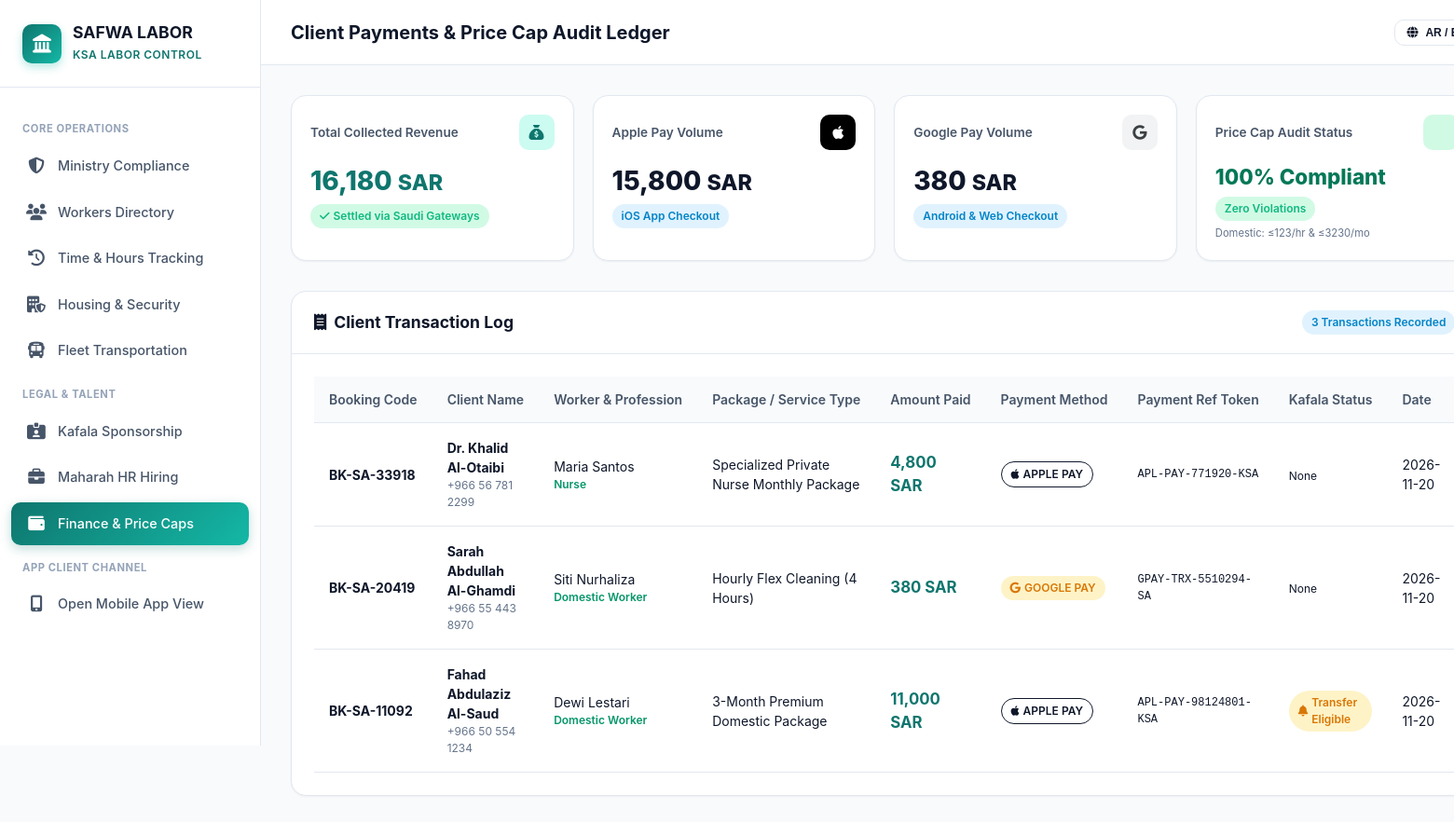
Page /admin/finance.php on the committed database.
### tables this page shows
CREATE TABLE bookings (
        id INTEGER PRIMARY KEY AUTOINCREMENT,
        booking_code TEXT UNIQUE NOT NULL,
        client_name TEXT NOT NULL,
        client_phone TEXT NOT NULL,
        client_address TEXT NOT NULL,
        worker_id INTEGER,
        package_id INTEGER,
        service_type TEXT NOT NULL,
        hours_allocated REAL DEFAULT 0,
        hours_consumed REAL DEFAULT 0,
        start_date DATE NOT NULL,
        end_date DATE NOT NULL,
        total_amount REAL NOT NULL,
        payment_status TEXT NOT NULL DEFAULT 'paid',
        payment_method TEXT NOT NULL DEFAULT 'apple_pay',
        payment_ref TEXT,
        kafala_notified INTEGER DEFAULT 0,
        kafala_status TEXT DEFAULT 'none',
        status TEXT NOT NULL DEFAULT 'active',
        created_at DATETIME DEFAULT CURRENT_TIMESTAMP,
        FOREIGN KEY (worker_id) REFERENCES workers(id),
        FOREIGN KEY (package_id) REFERENCES packages(id)
    );

CREATE TABLE workers (
        id INTEGER PRIMARY KEY AUTOINCREMENT,
        full_name TEXT NOT NULL,
        nationality TEXT NOT NULL,
        profession TEXT NOT NULL,
        contract_type TEXT NOT NULL DEFAULT 'hourly',
        hourly_rate REAL NOT NULL DEFAULT 100,
        monthly_rate REAL NOT NULL DEFAULT 3000,
        passport_no TEXT,
        iqama_no TEXT,
        housing_unit_id INTEGER,
        absconding_risk TEXT NOT NULL DEFAULT 'low',
        status TEXT NOT NULL DEFAULT 'in_housing',
        photo TEXT,
        visa_type TEXT DEFAULT 'hourly',
        created_at DATETIME DEFAULT CURRENT_TIMESTAMP
    );

CREATE TABLE packages (
        id INTEGER PRIMARY KEY AUTOINCREMENT,
        name TEXT NOT NULL,
        duration_type TEXT NOT NULL,
        duration_value INTEGER NOT NULL,
        price_sar REAL NOT NULL,
        profession TEXT NOT NULL,
        is_discounted INTEGER DEFAULT 0,
        kafala_eligible INTEGER DEFAULT 0,
        description TEXT,
        created_at DATETIME DEFAULT CURRENT_TIMESTAMP
    );

### admin/finance.php (the view, shortened to what this page needs)
<?php
$pdo = getDBConnection();
$bookings = $pdo->query("SELECT b.*, w.full_name as worker_name, w.profession, w.nationality, p.name as package_name
                         FROM bookings b
                         LEFT JOIN workers w ON b.worker_id = w.id
                         LEFT JOIN packages p ON b.package_id = p.id
                         ORDER BY b.id DESC")->fetchAll();
$totalRevenue = 0;
$applePayTotal = 0;
$googlePayTotal = 0;
$madaTotal = 0;
foreach ($bookings as $b) {
    if ($b['payment_status'] === 'paid') {
        $totalRevenue += $b['total_amount'];
        if ($b['payment_method'] === 'apple_pay') $applePayTotal += $b['total_amount'];
        elseif ($b['payment_method'] === 'google_pay') $googlePayTotal += $b['total_amount'];
        else $madaTotal += $b['total_amount'];
    }
}
?>
<!DOCTYPE html>
<html lang="en" dir="ltr">
<head>
    <link rel="stylesheet" href="https://cdnjs.cloudflare.com/ajax/libs/font-awesome/6.5.1/css/all.min.css">
    <link rel="stylesheet" href="../assets/css/style.css">
</head>
<body>
<div class="app-container">
    <aside class="sidebar" id="appSidebar">
        <div class="sidebar-header">
            <div class="logo-icon"><i class="fa-solid fa-landmark"></i></div>
            <div class="logo-text"><h2>SAFWA LABOR</h2><span>KSA Labor Control</span></div>
        </div>
        <nav class="sidebar-nav">
            <div class="nav-section-title">Core Operations</div>
            <a href="index.php" class="nav-item"><i class="fa-solid fa-shield-halved"></i><span>Ministry Compliance</span></a>
            <a href="workers.php" class="nav-item"><i class="fa-solid fa-users"></i><span>Workers Directory</span></a>
            <a href="time-tracking.php" class="nav-item"><i class="fa-solid fa-clock-rotate-left"></i><span>Time & Hours Tracking</span></a>
            <a href="housing.php" class="nav-item"><i class="fa-solid fa-building-shield"></i><span>Housing & Security</span></a>
            <a href="fleet.php" class="nav-item"><i class="fa-solid fa-bus"></i><span>Fleet Transportation</span></a>
            <div class="nav-section-title">Legal & Talent</div>
            <a href="kafala.php" class="nav-item"><i class="fa-solid fa-id-card-clip"></i><span>Kafala Sponsorship</span></a>
            <a href="hr-maharah.php" class="nav-item"><i class="fa-solid fa-briefcase"></i><span>Maharah HR Hiring</span></a>
            <a href="finance.php" class="nav-item active"><i class="fa-solid fa-wallet"></i><span>Finance & Price Caps</span></a>
            <div class="nav-section-title">App Client Channel</div>
            <a href="../app/index.php" class="nav-item" target="_blank"><i class="fa-solid fa-mobile-screen-button text-primary"></i><span>Open Mobile App View</span></a>
        </nav>
    </aside>
    <div class="main-wrapper">
        <header class="topbar">
            <div class="topbar-left">
                <div class="topbar-title"><h1>Client Payments & Price Cap Audit Ledger</h1></div>
            </div>
            <div class="topbar-right">
                <button class="btn btn-outline btn-sm" onclick="toggleLanguage()"><i class="fa-solid fa-globe"></i> AR / EN</button>
            </div>
        </header>
        <main class="content-body">
            <div class="stats-grid">
                <div class="stat-card">
                    <div class="stat-card-header">
                        <span class="stat-card-title">Total Collected Revenue</span>
                        <div class="stat-card-icon" style="background:#ccfbf1; color:#0f766e;"><i class="fa-solid fa-sack-dollar"></i></div>
                    </div>
                    <div class="stat-card-value" style="color:#0f766e;"><?= number_format($totalRevenue) ?> <small>SAR</small></div>
                    <div class="stat-card-meta">
                        <span class="badge badge-success"><i class="fa-solid fa-check"></i> Settled via Saudi Gateways</span>
                    </div>
                </div>
                <div class="stat-card">
                    <div class="stat-card-header">
                        <span class="stat-card-title">Apple Pay Volume</span>
                        <div class="stat-card-icon" style="background:#000; color:#fff;"><i class="fa-brands fa-apple"></i></div>
                    </div>
                    <div class="stat-card-value"><?= number_format($applePayTotal) ?> <small>SAR</small></div>
                    <div class="stat-card-meta">
                        <span class="badge badge-info">iOS App Checkout</span>
                    </div>
                </div>
                <div class="stat-card">
                    <div class="stat-card-header">
                        <span class="stat-card-title">Google Pay Volume</span>
                        <div class="stat-card-icon" style="background:#f1f3f4; color:#3c4043;"><i class="fa-brands fa-google"></i></div>
                    </div>
                    <div class="stat-card-value"><?= number_format($googlePayTotal) ?> <small>SAR</small></div>
                    <div class="stat-card-meta">
                        <span class="badge badge-info">Android & Web Checkout</span>
                    </div>
                </div>
                <div class="stat-card">
                    <div class="stat-card-header">
                        <span class="stat-card-title">Price Cap Audit Status</span>
                        <div class="stat-card-icon" style="background:#d1fae5; color:#047857;"><i class="fa-solid fa-shield-check"></i></div>
                    </div>
                    <div class="stat-card-value" style="color:#047857; font-size:1.4rem;">100% Compliant</div>
                    <div class="stat-card-meta">
                        <span class="badge badge-success">Zero Violations</span>
                    </div>
                    <div style="font-size:0.7rem; color:#64748b; margin-top:0.35rem;">Domestic: ≤123/hr & ≤3230/mo</div>
                </div>
            </div>
            <div class="panel">
                <div class="panel-header">
                    <h3 class="panel-title"><i class="fa-solid fa-receipt text-primary"></i> Client Transaction Log</h3>
                    <div class="panel-actions">
                        <span class="badge badge-info"><?= count($bookings) ?> Transactions Recorded</span>
                    </div>
                </div>
                <div class="panel-body">
                    <div class="table-responsive">
                        <table class="data-table">
                            <thead>
                                <tr>
                                    <th>Booking Code</th>
                                    <th>Client Name</th>
                                    <th>Worker & Profession</th>
                                    <th>Package / Service Type</th>
                                    <th>Amount Paid</th>
                                    <th>Payment Method</th>
                                    <th>Payment Ref Token</th>
                                    <th>Kafala Status</th>
                                    <th>Date</th>
                                </tr>
                            </thead>
                            <tbody>
                                <?php foreach ($bookings as $b):
                                    $methodBadge = 'badge-info';
                                    $methodIcon = 'fa-credit-card';
                                    if ($b['payment_method'] === 'apple_pay') {
                                        $methodBadge = 'badge-outline';
                                        $methodIcon = 'fa-brands fa-apple';
                                    } elseif ($b['payment_method'] === 'google_pay') {
                                        $methodBadge = 'badge-warning';
                                        $methodIcon = 'fa-brands fa-google';
                                    }
                                ?>
                                <tr>
                                    <td><strong><?= $b['booking_code'] ?></strong></td>
                                    <td>
                                        <div><strong><?= htmlspecialchars($b['client_name']) ?></strong></div>
                                        <div style="font-size:0.75rem; color:#64748b;"><?= $b['client_phone'] ?></div>
                                    </td>
                                    <td>
                                        <div><?= htmlspecialchars($b['worker_name']) ?></div>
                                        <div style="font-size:0.75rem; color:#059669; font-weight:600;"><?= $b['profession'] ?></div>
                                    </td>
                                    <td><?= htmlspecialchars($b['package_name'] ?: ucfirst($b['service_type']) . ' Service') ?></td>
                                    <td><strong style="color:#0f766e; font-size:1.05rem;"><?= number_format($b['total_amount']) ?> SAR</strong></td>
                                    <td>
                                        <span class="badge <?= $methodBadge ?>">
                                            <i class="<?= $methodIcon ?>"></i> <?= strtoupper(str_replace('_', ' ', $b['payment_method'])) ?>
                                        </span>
                                    </td>
                                    <td style="font-family:monospace; font-size:0.75rem;"><?= $b['payment_ref'] ?></td>
                                    <td>
                                        <?php if ($b['kafala_status'] === 'eligible' || $b['kafala_notified'] == 1): ?>
                                            <span class="badge badge-warning"><i class="fa-solid fa-bell"></i> Transfer Eligible</span>
                                        <?php elseif ($b['kafala_status'] === 'transfer_approved'): ?>
                                            <span class="badge badge-success"><i class="fa-solid fa-check"></i> Transferred</span>
                                        <?php else: ?>
                                            <span class="text-muted" style="font-size:0.75rem;">None</span>
                                        <?php endif; ?>
                                    </td>
                                    <td><?= substr($b['created_at'], 0, 10) ?></td>
                                </tr>
                                <?php endforeach; ?>
                            </tbody>
                        </table>
                    </div>
                </div>
            </div>
        </main>
    </div>
</div>
</body>
</html>

### rows in the picture
bookings: booking_code "BK-SA-33918", client_name "Dr. Khalid Al-Otaibi", client_phone "+966 56 781 2299", worker.full_name "Maria Santos", worker.profession "Nurse", package.name "Specialized Private Nurse Monthly Package", total_amount "4,800", payment_method "APPLE PAY", payment_ref "APL-PAY-771920-KSA", kafala_status "None", created_at "2026-11-20"
bookings: booking_code "BK-SA-20419", client_name "Sarah Abdullah Al-Ghamdi", client_phone "+966 55 443 8970", worker.full_name "Siti Nurhaliza", worker.profession "Domestic Worker", package.name "Hourly Flex Cleaning (4 Hours)", total_amount "380", payment_method "GOOGLE PAY", payment_ref "GPAY-TRX-5510294-SA", kafala_status "None", created_at "2026-11-20"
bookings: booking_code "BK-SA-11092", client_name "Fahad Abdulaziz Al-Saud", client_phone "+966 50 554 1234", worker.full_name "Dewi Lestari", worker.profession "Domestic Worker", package.name "3-Month Premium Domestic Package", total_amount "11,000", payment_method "APPLE PAY", payment_ref "APL-PAY-98124801-KSA", kafala_status "eligible" (drawn), created_at "2026-11-20"

### other values in the picture
$totalRevenue "16,180"
$applePayTotal "15,800"
$googlePayTotal "380"
count($bookings) "3"
